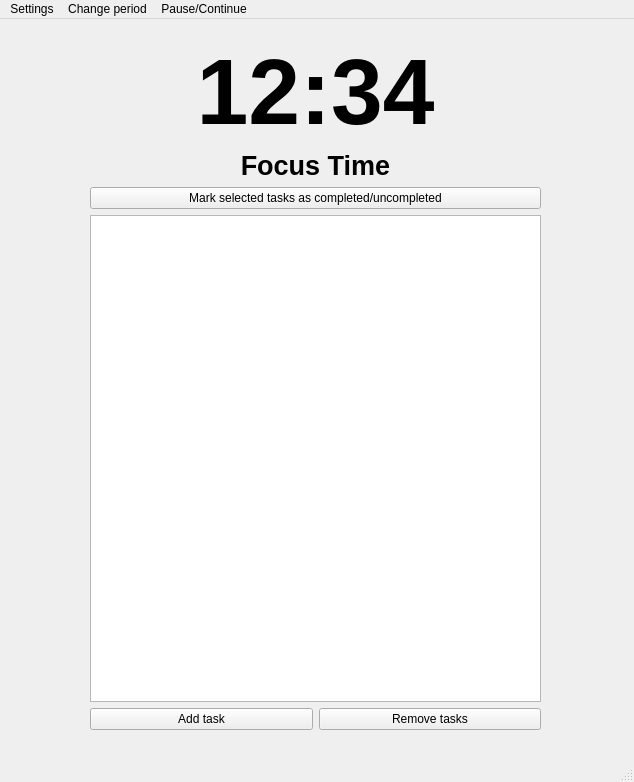
<?xml version="1.0" encoding="UTF-8"?>
<ui version="4.0">
 <class>MainWindow</class>
 <widget class="QMainWindow" name="MainWindow">
  <property name="geometry">
   <rect>
    <x>0</x>
    <y>0</y>
    <width>634</width>
    <height>782</height>
   </rect>
  </property>
  <property name="windowTitle">
   <string>Yandex.Planner</string>
  </property>
  <widget class="QWidget" name="centralwidget">
   <widget class="QWidget" name="verticalLayoutWidget">
    <property name="geometry">
     <rect>
      <x>90</x>
      <y>20</y>
      <width>451</width>
      <height>691</height>
     </rect>
    </property>
    <layout class="QVBoxLayout" name="verticalLayout">
     <item>
      <widget class="QLabel" name="timer">
       <property name="font">
        <font>
         <pointsize>70</pointsize>
         <weight>75</weight>
         <italic>false</italic>
         <bold>true</bold>
        </font>
       </property>
       <property name="text">
        <string>12:34</string>
       </property>
       <property name="alignment">
        <set>Qt::AlignCenter</set>
       </property>
      </widget>
     </item>
     <item>
      <widget class="QLabel" name="periodInfo">
       <property name="font">
        <font>
         <pointsize>20</pointsize>
         <weight>75</weight>
         <italic>false</italic>
         <bold>true</bold>
        </font>
       </property>
       <property name="text">
        <string>Focus Time</string>
       </property>
       <property name="alignment">
        <set>Qt::AlignCenter</set>
       </property>
      </widget>
     </item>
     <item>
      <widget class="QPushButton" name="changeStateButton">
       <property name="text">
        <string>Mark selected tasks as completed/uncompleted</string>
       </property>
      </widget>
     </item>
     <item>
      <widget class="QTableWidget" name="tasksTable"/>
     </item>
     <item>
      <layout class="QHBoxLayout" name="horizontalLayout">
       <item>
        <widget class="QPushButton" name="mainAddTaskButton">
         <property name="text">
          <string>Add task</string>
         </property>
        </widget>
       </item>
       <item>
        <widget class="QPushButton" name="removeButton">
         <property name="text">
          <string>Remove tasks</string>
         </property>
        </widget>
       </item>
      </layout>
     </item>
    </layout>
   </widget>
  </widget>
  <widget class="QMenuBar" name="menubar">
   <property name="geometry">
    <rect>
     <x>0</x>
     <y>0</y>
     <width>634</width>
     <height>22</height>
    </rect>
   </property>
   <widget class="QMenu" name="menuSettings">
    <property name="title">
     <string>Settings</string>
    </property>
    <addaction name="setTimeSchedule"/>
    <addaction name="ClearData"/>
   </widget>
   <widget class="QMenu" name="ChangePeriod">
    <property name="title">
     <string>Change period</string>
    </property>
    <addaction name="ChangeToFocusTime"/>
    <addaction name="ChangeToShortBreak"/>
    <addaction name="ChangeToLongBreak"/>
   </widget>
   <widget class="QMenu" name="menuPause_Unpause">
    <property name="title">
     <string>Pause/Continue</string>
    </property>
   </widget>
   <addaction name="menuSettings"/>
   <addaction name="ChangePeriod"/>
   <addaction name="menuPause_Unpause"/>
  </widget>
  <widget class="QStatusBar" name="statusbar"/>
  <action name="setTimeSchedule">
   <property name="text">
    <string>Time Schedule</string>
   </property>
  </action>
  <action name="ChangeToFocusTime">
   <property name="text">
    <string>Focus Time</string>
   </property>
  </action>
  <action name="ChangeToShortBreak">
   <property name="text">
    <string>Short Break</string>
   </property>
  </action>
  <action name="ChangeToLongBreak">
   <property name="text">
    <string>Long Break</string>
   </property>
  </action>
  <action name="ClearData">
   <property name="text">
    <string>Clear data</string>
   </property>
  </action>
 </widget>
 <resources/>
 <connections/>
</ui>
